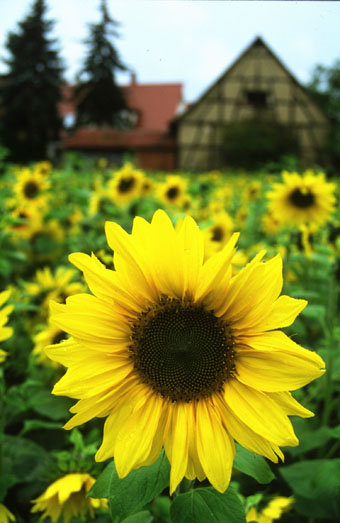
%> input picture iip/radiometry/lab1/RawImages/Flowers.tif, 340 x 523 px
$ octave lab1.m   (GNU Octave 9; MATLAB toolbox functions it lacks are replaced by stand-ins)
%> lines starting %> are read from the running program, lines starting %| are printed output that depends on the picture
clc; clear; close all;

%% Intensity, luminance and color components

% Load the flower image
flowers = imread('RawImages/Flowers.tif');
%> flowers is the input picture: size 523x340x3 uint8; mean R, G, B 129.2, 135.1, 51.6
figure;
imshow(flowers);

% Equal average of every channel
figure;
grayfavg = flowers(:,:,1)*(1/3) + flowers(:,:,2)*(1/3) + flowers(:,:,3)*(1/3);
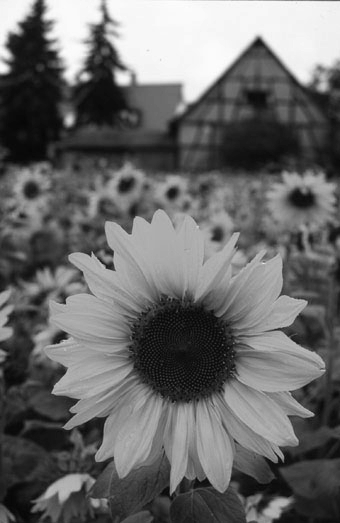
%> grayfavg: size 523x340 uint8; min 4, max 254, mean 105.3
subplot(1,3,1); imshow(grayfavg);
title('Normal Averaging');

% Weighted average to emulate the sensitivity of the eye
grayf = flowers(:,:,1)*0.299 + flowers(:,:,2)*0.587 + flowers(:,:,3)*0.114;
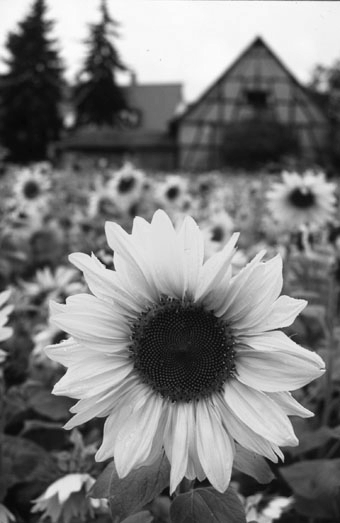
%> grayf: size 523x340 uint8; min 4, max 254, mean 123.8
subplot(1,3,2); imshow(grayf);
title('Weighted Averaging');

% Comparison with the matlab function
grayrgb = rgb2gray(flowers);
subplot(1,3,3); imshow(grayrgb);
title('Matlab RGB2Gray');

% As we can see here, the weighted average gray image looks more
% natural and it is the same image obtained with the RGB2Gray Matlab
% function. This is because the HVS (Human Vision Systems) is more
% sensitive to the green and red light and thats why we put the
% 0.587, 9.299 respectively to these channels

%% Appropiate color spaces

% We want to have uncorrelated components with respect to
% the color. If we stay in the RGB space, the R, B and G
% components are correlated because changing one of them
% affects the overall color obtained.
%
% However, in HSV you have 3 uncorrelated components. By changing
% the saturation (S) and the value (V) will not change the color.
% Only changing the hue will change the color itself.

% Load the house image
house = imread('RawImages/house.tif');
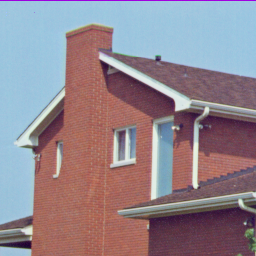
%> input picture iip/radiometry/lab1/RawImages/HOUSE.TIF, 256 x 256 px
%> house is the input picture: size 256x256x3 uint8; mean R, G, B 146.6, 133, 142
figure;
imshow(house);

% Make it brighter in RGB means adding a constant to all of the channels
% In the cube representation is like moving diagonally from black to white
figure;
lum = 50;
house_brgb = house + lum;
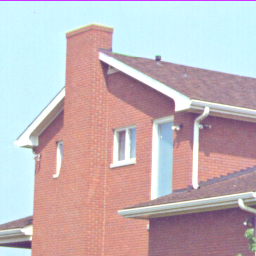
%> house_brgb: size 256x256x3 uint8; mean R, G, B 196.2, 182.3, 186.3
imshow(house_brgb);

% Changing the brightness in HSV is simply augmenting the Value channel
househsv = rgb2hsv(house);
%> househsv: size 256x256x3 double; mean H, S, V 0.475, 0.328, 0.664
househsv_b = househsv;
househsv_b(:,:,3) = househsv_b(:,:,3) + 0.3;
%> househsv_b: size 256x256x3 double; mean H, S, V 0.475, 0.328, 0.964
subplot(1,3,1); imshow(hsv2rgb(househsv_b))

% Making the colors more pure can be done only by changing the
% Saturation channel
househsv_s = househsv;
househsv_s(:,:,2) = 1.0;
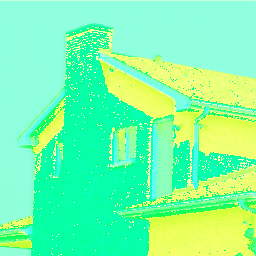
%> househsv_s: size 256x256x3 double; mean R, G, B 0.475, 1, 0.664
subplot(1,3,2); imshow(hsv2rgb(househsv_s))

% Changing the colors can be done only by changing the
% Hue channel
househsv_c = househsv;
househsv_c(:,:,1) = mod(househsv_c(:,:,1) + 0.5 ,1);
%> househsv_c: size 256x256x3 double; mean H, S, V 0.347, 0.328, 0.664
subplot(1,3,3); imshow(hsv2rgb(househsv_c))

figure;
subplot(1,3,1); imshow(househsv(:,:,1));
subplot(1,3,2); imshow(househsv(:,:,2));
%> after `imshow(househsv(:,:,2))`:
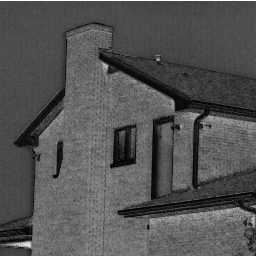
%> displayed picture: size 256x256, on the screen's scale of 0 to 255; min 0, max 255, mean 83.6
subplot(1,3,3); imshow(househsv(:,:,3));
%> after `imshow(househsv(:,:,3))`:
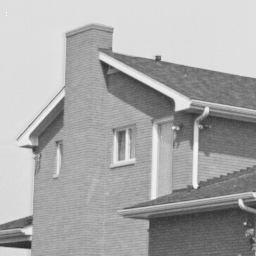
%> displayed picture: size 256x256, on the screen's scale of 0 to 255; min 44, max 255, mean 169.2
